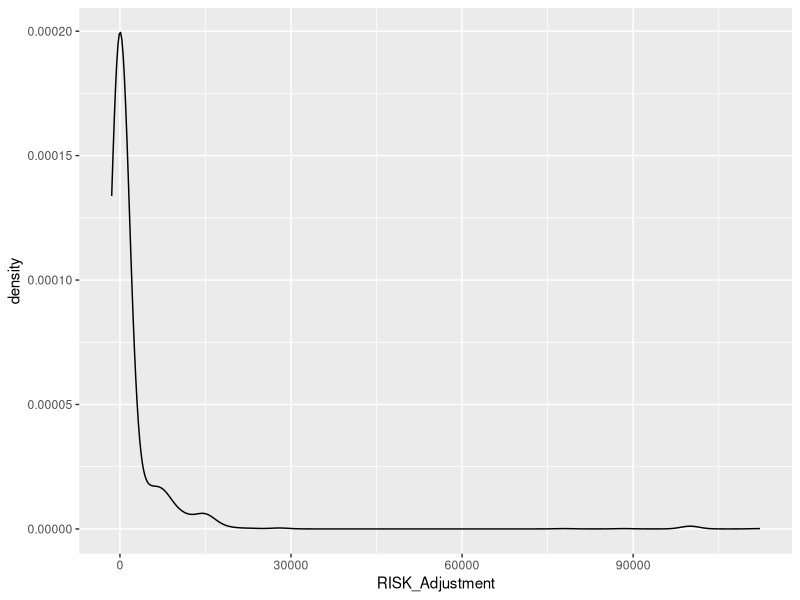
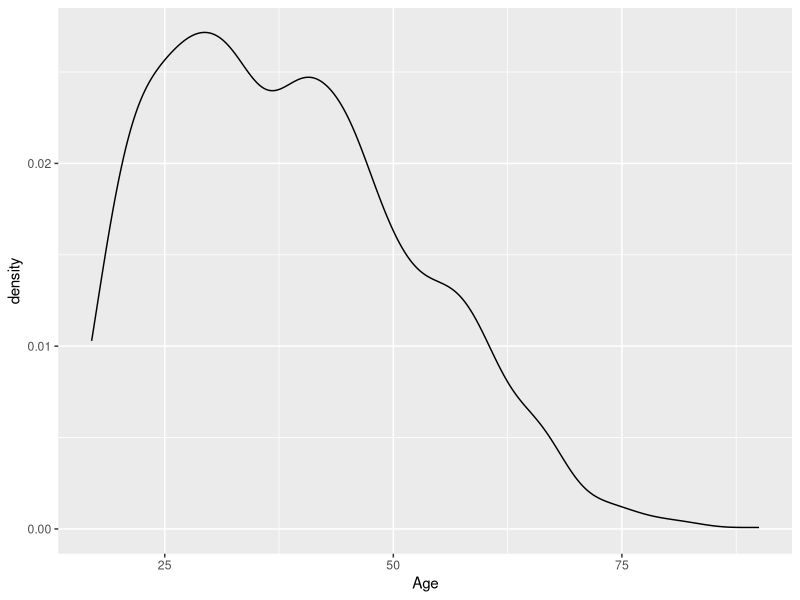
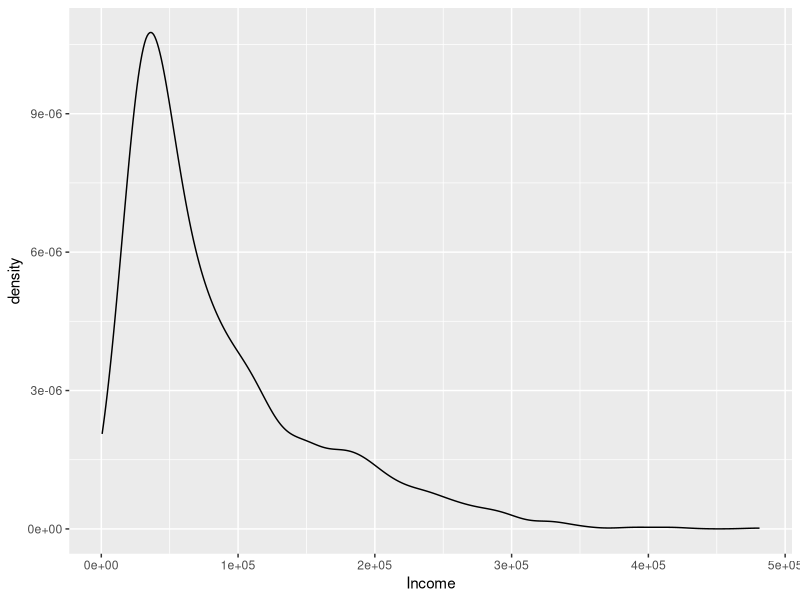
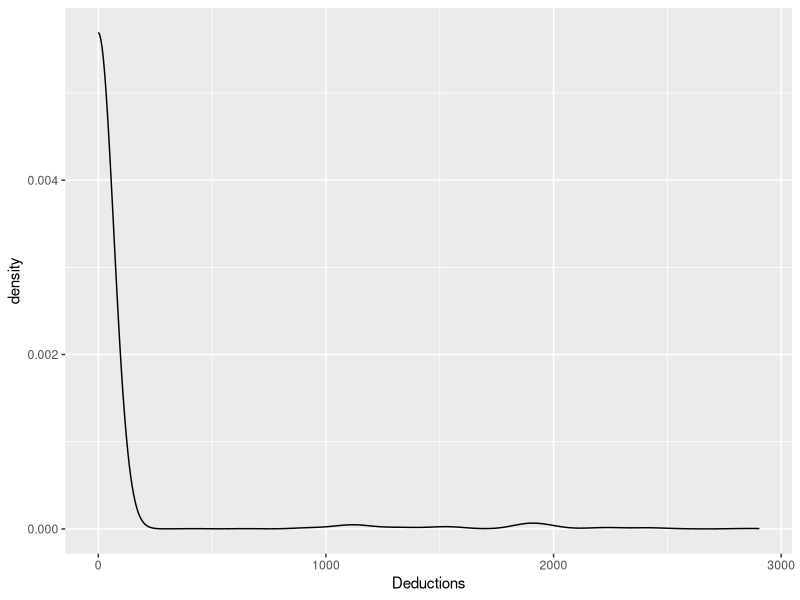
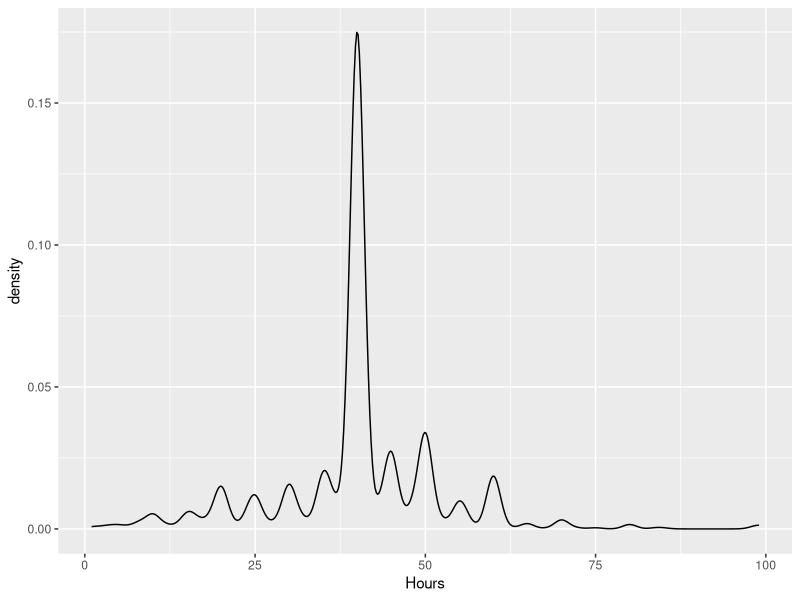
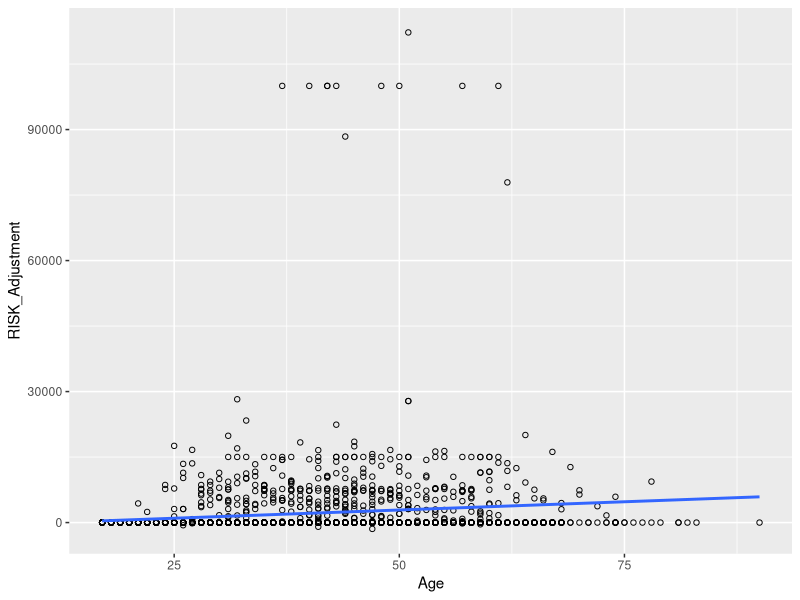
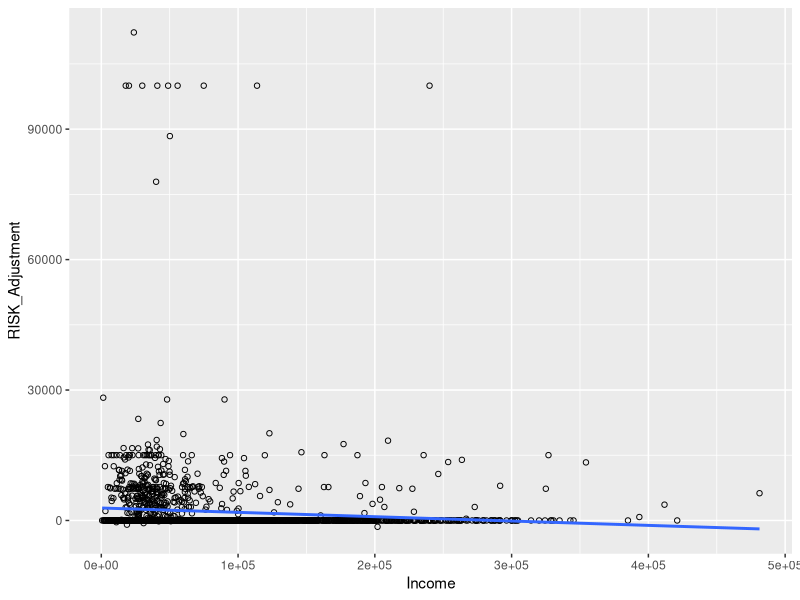
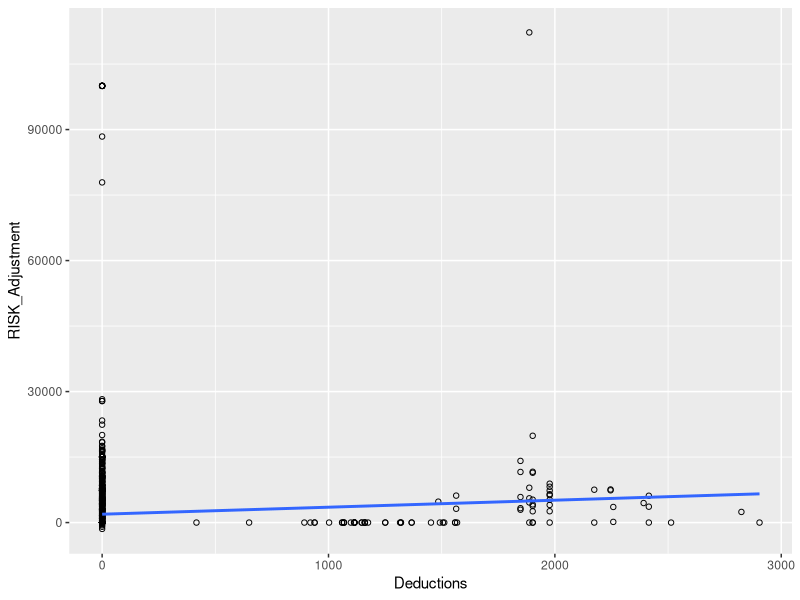

Here is the R script that generated these plots, in order: (Note: this script raises an error after producing the figures.)
setwd("D:/MS/DataMining/HW2")
audit <- read.csv("audit.csv")
View(audit)
summary(audit)

levels(audit$Occupation)
audit.clean = audit#(na.omit(audit))

audit.clean$Occupation<- as.character(audit.clean$Occupation)
audit.clean$Occupation[is.na(audit.clean$Occupation)] <- "Unknown"
audit.clean$Occupation<- factor (audit.clean$Occupation)

audit.clean$Employment<- as.character(audit.clean$Employment)
audit.clean$Employment[is.na(audit.clean$Employment)] <- "Unknown"
audit.clean$Employment<- factor (audit.clean$Employment)

attach(audit.clean)
#1
summary(audit.clean)
dim(audit.clean)

#2
#Standard Deviation
standardDevs = c(Age = sd(audit.clean$Age), Income = sd(audit.clean$Income), 
                 Deductions = sd(audit.clean$Deductions), Hours = sd(audit.clean$Hours), RISK_Adjustment=sd(audit.clean$RISK_Adjustment))
standardDevs

#Summary
totSummary = c(Age = summary(audit.clean$Age), Income = summary(audit.clean$Income),
               Deductions = summary(audit.clean$Deductions), Hours = summary(audit.clean$Hours), RISK_Adjustment=summary(audit.clean$RISK_Adjustment))
totSummary

library("ggplot2")

ggplot(audit.clean, aes(x = RISK_Adjustment)) + geom_density()

ggplot(audit.clean, aes(x = Age)) + geom_density()

ggplot(audit.clean, aes(x = Income)) + geom_density()

ggplot(audit.clean, aes(x = Deductions)) + geom_density()

ggplot(audit.clean, aes(x = Hours)) + geom_density()

cor(audit.clean$Age, audit.clean$RISK_Adjustment)
ggplot(audit.clean, aes(x = Age, y = RISK_Adjustment)) + 
  geom_point(shape=1) +  geom_smooth(method=lm, se=FALSE)

cor(audit.clean$Income, audit.clean$RISK_Adjustment)
ggplot(audit.clean, aes(x = Income, y = RISK_Adjustment)) + 
  geom_point(shape=1) +  geom_smooth(method=lm, se=FALSE)

cor(audit.clean$Deductions, audit.clean$RISK_Adjustment)
ggplot(audit.clean, aes(x = Deductions, y = RISK_Adjustment)) + 
  geom_point(shape=1) +  geom_smooth(method=lm, se=FALSE)

cor(audit.clean$Hours, audit.clean$RISK_Adjustment)
ggplot(audit.clean, aes(x = Hours, y = RISK_Adjustment)) + 
  geom_point(shape=1) +  geom_smooth(method=lm, se=FALSE)


hist_Employment <- ggplot(audit.clean, aes(x=RISK_Adjustment, fill=Employment) )+ 
  geom_histogram(bins=30)

hist_Employment+xlab("Risk Adjustment")+ylab("Count")+ggtitle("Risk Adjustment for Employment")


hist_Gender <- ggplot(audit.clean, aes(x=RISK_Adjustment, fill=Gender) )+ 
  geom_histogram(bins=30)

hist_Gender+xlab("Risk Adjustment")+ylab("Count")+ggtitle("Risk Adjustment for Gender")


hist_Occupation<- ggplot(audit.clean, aes(x=RISK_Adjustment, fill=Occupation) )+ 
  geom_histogram(bins=30)

hist_Occupation+xlab("Risk Adjustment")+ylab("Count")+ggtitle("Risk Adjustment for Occupation")


hist_Marital<- ggplot(audit.clean, aes(x=RISK_Adjustment, fill=Marital) )+ 
  geom_histogram(bins=30)

hist_Marital+xlab("Risk Adjustment")+ylab("Count")+ggtitle("Risk Adjustment for Marital")


hist_Education<- ggplot(audit.clean, aes(x=RISK_Adjustment, fill=Education) )+ 
  geom_histogram(bins=30)

hist_Education+xlab("Risk Adjustment")+ylab("Count")+ggtitle("Risk Adjustment for Education")


#3
basemodel =  glm(TARGET_Adjusted ~ .,data = audit.clean,family="binomial")
summary(basemodel)

#with model matrix and no cross validation
Xdel = model.matrix(TARGET_Adjusted~.,data=audit.clean)[,-1] 

n.total=length(audit.clean$TARGET_Adjusted)
n.total

n.train=floor(n.total*(0.6))
n.train

n.test=n.total-n.train
n.test

train=sample(1:n.total,n.train)
xtrain = Xdel[train,]
xtest = Xdel[-train,]

ytrain = audit.clean$TARGET_Adjusted[train]
ytest = audit.clean$TARGET_Adjusted[-train]

m1 = glm(TARGET_Adjusted~.,family=binomial,data=data.frame(TARGET_Adjusted=ytrain,xtrain))
summary(m1)

ptest = predict(m1,newdata=data.frame(xtest),type="response")

data.frame(ytest,ptest)[1:10,]

btest=floor(ptest+0.5)

conf.matrix = table(ytest,btest)
conf.matrix

error=(conf.matrix[1,2]+conf.matrix[2,1])/n.test
error

#Using 10-fold cross validation
#Removing ID, RISK_Adjustment and
audit.del=audit.clean[,c(-1, -11)]
#audit.del[1:3,]
audit.train<-audit.del
#audit.train[1:3,]
Xdel = model.matrix(TARGET_Adjusted~Age+Employment+Education+Marital+Occupation+Income+Hours,data=audit.train)[,-1] 
#Xdel[1:3,]
#Age+Employment+Education+Marital+Occupation+Income+Gender+Deductions+Hours
n.total=length(audit.train$TARGET_Adjusted)
#n.total

n.train=floor(n.total*(0.8))
#n.train

n.test=n.total-n.train
#n.test

#train=sample(1:n.total,n.train)

xtrain = Xdel[1:n.train,]
xtest = Xdel[(n.train+1):n.total,]

ytrain = audit.train$TARGET_Adjusted[1:n.train]
ytest = audit.train$TARGET_Adjusted[(n.train+1):n.total]


#Create 10 equally size folds
folds <- cut(seq(1,nrow(xtrain)),breaks=10,labels=FALSE)

error = dim(10)
sens = dim(10)
spec = dim(10)
#Perform 10 fold cross validation

#xtrain<-xtrain[sample(nrow(xtrain)),]
df = data.frame(TARGET_Adjusted=ytrain,xtrain)
df = df[sample(nrow(df)),]
for(i in 1:10){
  #Segement your data by fold using the which() function 
  testIndexes <- which(folds==i,arr.ind=TRUE)

  #xtrain.cv = xtrain[testIndexes,]
  #xtest.cv = Xdel[-testIndexes,]
  
  #ytrain.cv = ytrain[testIndexes]
  #ytest.cv = audit.train$TARGET_Adjusted[-testIndexes]
  #Use the test and train data partitions however you desire...
  
  df.cv = df[testIndexes,]
  
  model.train = glm(formula=TARGET_Adjusted~.,family=binomial,data=df.cv)
  #summary(m1)
  #ptest = predict(m1,newdata=data.frame(xtest.cv),type="response")
  #btest=floor(ptest+0.5)
  #conf.matrix = table(ytest,btest)
  #error[i]=(conf.matrix[1,2]+conf.matrix[2,1])/length(ytest)
  
  #cut = 0.5
  #truepos <- ytest==1 & ptest>=cut 
  #trueneg <- ytest==0 & ptest<cut
  #sens[i] = sum(truepos)/sum(ytest==1)
  #spec[i] = sum(trueneg)/sum(ytest==0)
}

ytests = dim(2000)
index = 1
for(i in 1:10){
  #Segement your data by fold using the which() function 
  testIndexes <- which(folds==i,arr.ind=TRUE)
  

  ytest.cv = audit.train$TARGET_Adjusted[-testIndexes]
  #Use the test and train data partitions however you desire...
  
  #df.cv = df[testIndexes,]
  for(i in 1:200){
  ytests[index]= ytest.cv[i]
  index = index+1
  }
  
}

View(ytests)

ptest = predict(model.train,newdata=data.frame(xtest),type="response")
btest=floor(ptest+0.5)
conf.matrix = table(ytest,btest)
conf.matrix

#Accuracy
error=(conf.matrix[1,2]+conf.matrix[2,1])/n.test
error
acc = 1 - error
acc

#treating the given binary values "1/0" as "positive/negative" so switching TN with TP and FN with FP in conf.matrix
TN = conf.matrix[1,1]
TP = conf.matrix[2,2]
FN = conf.matrix[2,1]
FP = conf.matrix[1,2]

Precision = TP/(TP+FP)
Precision

Recall = TP/(TP+FN)
Recall

F1 = 2*(Precision*Recall)/(Precision+Recall)
F1

#testing function
ten.fold.cv <- function (data, query) {
audit.clean <- data
audit.del=audit.clean[,c(-1, -11)]
#audit.del[1:3,]
audit.train<-audit.del
#audit.train[1:3,]
Xdel = model.matrix(query,data=audit.train)[,-1] 
#Xdel[1:3,]
#Age+Employment+Education+Marital+Occupation+Income+Gender+Deductions+Hours
n.total=length(audit.train$TARGET_Adjusted)
#n.total

n.train=floor(n.total*(0.8))
#n.train

n.test=n.total-n.train
#n.test

#train=sample(1:n.total,n.train)

xtrain = Xdel[1:n.train,]
xtest = Xdel[(n.train+1):n.total,]

ytrain = audit.train$TARGET_Adjusted[1:n.train]
ytest = audit.train$TARGET_Adjusted[(n.train+1):n.total]


#Create 10 equally size folds
folds <- cut(seq(1,nrow(xtrain)),breaks=10,labels=FALSE)

error = dim(10)
sens = dim(10)
spec = dim(10)
#Perform 10 fold cross validation

#xtrain<-xtrain[sample(nrow(xtrain)),]
df = data.frame(TARGET_Adjusted=ytrain,xtrain)
df = df[sample(nrow(df)),]
for(i in 1:10){
  #Segement your data by fold using the which() function 
  testIndexes <- which(folds==i,arr.ind=TRUE)
  
  #xtrain.cv = xtrain[testIndexes,]
  #xtest.cv = Xdel[-testIndexes,]
  
  #ytrain.cv = ytrain[testIndexes]
  #ytest.cv = audit.train$TARGET_Adjusted[-testIndexes]
  #Use the test and train data partitions however you desire...
  
  df.cv = df[testIndexes,]
  
  model.train = glm(formula=TARGET_Adjusted~.,family=binomial,data=df.cv)
  #summary(m1)
  #ptest = predict(m1,newdata=data.frame(xtest.cv),type="response")
  #btest=floor(ptest+0.5)
  #conf.matrix = table(ytest,btest)
  #error[i]=(conf.matrix[1,2]+conf.matrix[2,1])/length(ytest)
  
  #cut = 0.5
  #truepos <- ytest==1 & ptest>=cut 
  #trueneg <- ytest==0 & ptest<cut
  #sens[i] = sum(truepos)/sum(ytest==1)
  #spec[i] = sum(trueneg)/sum(ytest==0)
}

ptest = predict(model.train,newdata=data.frame(xtest),type="response")
btest=floor(ptest+0.5)
conf.matrix = table(ytest,btest)
conf.matrix
return (conf.matrix)
}

formulaA = TARGET_Adjusted~Age+Employment+Education+Marital+Occupation+Income+Hours
conf.matrix <- ten.fold.cv(audit.clean, formulaA )

#Accuracy
error=(conf.matrix[1,2]+conf.matrix[2,1])/n.test
error
acc = 1 - error
acc

#treating the given binary values "1/0" as "positive/negative" so switching TN with TP and FN with FP in conf.matrix
TN = conf.matrix[1,1]
TP = conf.matrix[2,2]
FN = conf.matrix[2,1]
FP = conf.matrix[1,2]

Precision = TP/(TP+FP)
Precision

Recall = TP/(TP+FN)
Recall

F1 = 2*(Precision*Recall)/(Precision+Recall)
F1
#-----------

#TP and TN..to confirm
cut = 0.5
truepos <- ytest==1 & ptest>=cut 
trueneg <- ytest==0 & ptest<cut

#Sensitivty
sens = sum(truepos)/sum(ytest==1)
sens

#Sensitivity
spec = sum(trueneg)/sum(ytest==0)
spec

#Plotting LIFT
df=cbind(ptest,ytest)
df[1:20,]

rank.df=as.data.frame(df[order(ptest,decreasing=TRUE),])
colnames(rank.df) = c('predicted','actual')
rank.df[1:20,]

baserate=mean(ytest)
baserate

ax=dim(n.test)
ay.base=dim(n.test)
ay.pred=dim(n.test)
ax[1]=1
ay.base[1]=baserate
ay.pred[1]=rank.df$actual[1]
for (i in 2:n.test) {
  ax[i]=i
  ay.base[i]=baserate*i ## uniformly increase with rate xbar
  ay.pred[i]=ay.pred[i-1]+rank.df$actual[i]
}

df=cbind(rank.df,ay.pred,ay.base)
df[1:20,]

plot(ax,ay.pred,xlab="number of cases",ylab="number of successes",main="Lift: Cum successes sorted by pred val/success prob")
points(ax,ay.base,type="l")

#Plotting ROC
suppressWarnings(library(ROCR))
data=data.frame(predictions=ptest,labels=ytest)
data[1:10,]

pred <- prediction(data$predictions,data$labels)
str(pred)

perf <- performance(pred, "sens", "fpr")
str(perf)

plot(perf)

#Finding AUC
library(pROC)
auc <-  auc(data$labels, data$predictions)
auc

#4

library(MASS)

#Removing ID and Target_adjusted
audit.lm=audit.clean
audit.lm[1:3,]


audit.lm = model.matrix(RISK_Adjustment~poly(Age, degree=4) +Education + Marital + poly(Deductions, degree=5)+ Hours+TARGET_Adjusted,data=audit.lm)[,-1]
audit.lm[1:3,]

audit.df = data.frame(RISK_Adjustment=audit.clean$RISK_Adjustment,audit.lm)


#Full model
## leave-one-out cross validation
n = length(audit.clean$RISK_Adjustment)
n
error = dim(n)
for (k in 1:n) {
  train1 = c(1:n)
  train2 = train1[train1!=k] ## pick elements that are different from k
  m2 = lm(RISK_Adjustment ~., data=audit.df[train2,])
  pred = predict(m2, newdat=audit.df[-train2 ,])
  obs = audit.clean$RISK_Adjustment[-train2]
  error[k] = obs-pred
}

me=mean(error)
me 
rmse=sqrt(mean(error^2))
rmse

fitFull = lm(RISK_Adjustment ~ Age + Employment  + Education + Marital + Occupation+ Income+ Gender+ Deductions+ Hours, data=audit.clean)
stepAIC(fitFull, direction="backward")

#Trying to fit to model mentioned by STEPAIC

n = length(audit.clean$RISK_Adjustment)
n
error = dim(n)
for (k in 1:n) {
  train1 = c(1:n)
  train2 = train1[train1!=k] ## pick elements that are different from k
  m2 = lm(RISK_Adjustment ~poly(Age, degree=4) + Education + Marital + poly(Deductions, degree=5)+ Hours, data=audit.clean[train2,])
  pred = predict(m2, newdat=audit.clean[-train2 ,])
  obs = audit.clean$RISK_Adjustment[-train2]
  error[k] = obs-pred
}
me=mean(error)
me 
rmse=sqrt(mean(error^2))
rmse
